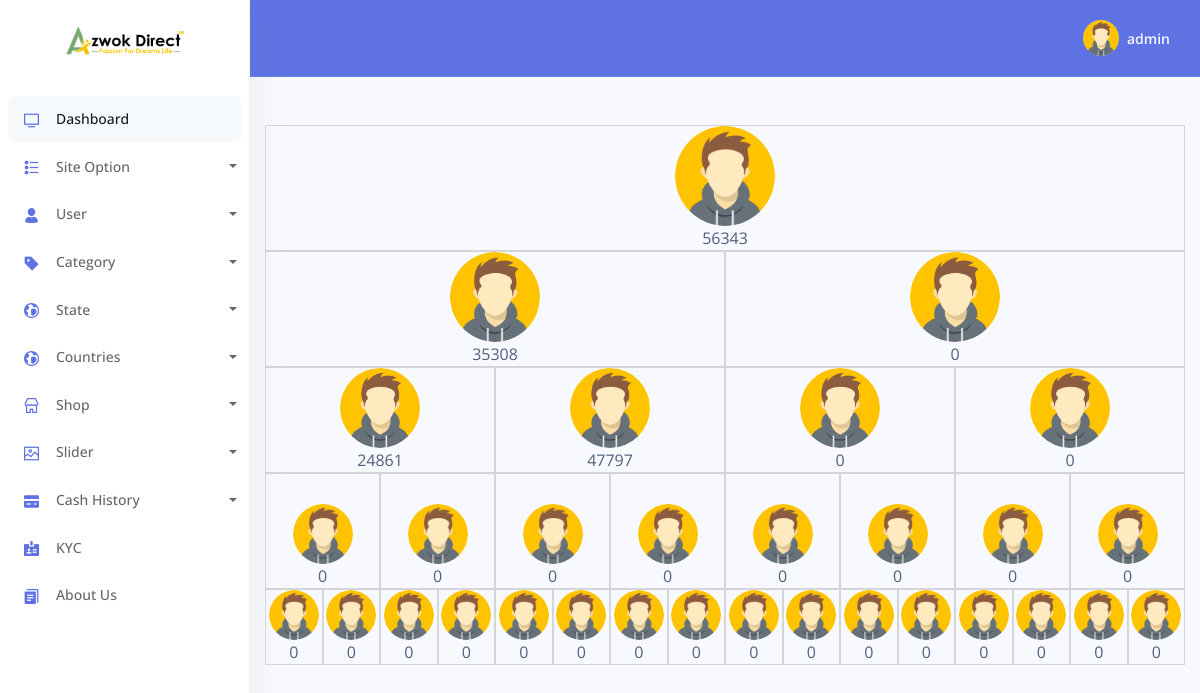
Screenshot of /admin/tree.php?tid=56343 (signed in) with the database file from the repository.
### tables this page shows
CREATE TABLE `tbl_logo` (
  `id` int NOT NULL,
  `logo` varchar(240) NOT NULL,
  `front` varchar(240) NOT NULL
);

CREATE TABLE `tbl_users` (
  `uid` int NOT NULL,
  `customId` varchar(240) DEFAULT NULL,
  `name` varchar(240) NOT NULL,
  `email` varchar(240) NOT NULL,
  `mobile` varchar(240) DEFAULT NULL,
  `address` varchar(240) DEFAULT NULL,
  `nominee` varchar(240) DEFAULT NULL,
  `relation` varchar(240) DEFAULT NULL,
  `password` varchar(240) NOT NULL,
  `pin` varchar(240) NOT NULL DEFAULT '0',
  `state` varchar(240) NOT NULL,
  `country` varchar(200) NOT NULL,
  `sponserId` varchar(240) NOT NULL DEFAULT '1',
  `placementId` varchar(240) NOT NULL DEFAULT '0',
  `side` varchar(240) NOT NULL DEFAULT '1',
  `rightSide` varchar(240) NOT NULL DEFAULT '0',
  `leftSide` varchar(240) NOT NULL DEFAULT '0',
  `leftCount` int NOT NULL DEFAULT '0',
  `rightCount` int NOT NULL DEFAULT '0',
  `blance` varchar(240) NOT NULL DEFAULT '0',
  `regDate` datetime DEFAULT CURRENT_TIMESTAMP,
  `status` varchar(240) NOT NULL DEFAULT '0',
  `eligible` int NOT NULL DEFAULT '0',
  `birth` varchar(240) DEFAULT NULL,
  `selfPurches` varchar(240) DEFAULT NULL,
  `gender` varchar(240) NOT NULL
);

### config/Functions.php (called while the page is built, shortened)
<?php
     class Functions{
          public $host=	DB_HOST;
		public $user=	DB_USER;
		public $pass=	DB_PASS;
          public $name= 	DB_NAME;
          public $link;
          public function dbConnect(){
               $this->link= new mysqli($this->host,$this->user,$this->pass,$this->name);
          }
          public function select($query){
               $exicute=$this->link->query($query) or die(mysqli_error($this->link));
               if($exicute->num_rows>0){
                    return $exicute;
               }else{
                    return false;
               }
          }
     }

### Classes/admin/Siteinfo.php (called while the page is built, shortened)
<?php
     class Siteinfo{
             private $db;
             public function __construct(){
                  $this->db=new Functions();
             }
          public function getLogo(){
               $query="SELECT * from tbl_logo";
               $exicute=$this->db->select($query);
               if($exicute){
                    return $exicute;
                }else{
                     return false;
                }
          }
     }

### Classes/admin/User.php (called while the page is built, shortened)
<?php
     class User{
             private $db;
             public function __construct(){
                  $this->db=new Functions();
             }
          public function fetch_left_right($p,$pid){
               if($p==1){
                    $pos='leftSide';
               }else{
                    $pos='rightSide';
               }
               $query="SELECT * FROM `tbl_users` where `customId`='$pid' ";
               $exicute=$this->db->select($query);
               if($pid!=0){
                    $vl=$exicute->fetch_assoc();
                   return $vl[$pos];
               }else{
                    return 0;
               }
          }
     }

### admin/tree.php (the view, shortened to what this page needs)
<?php include('template/load-header.php')?>
<?php include('template/sidebar.php')?>
<?php include('template/header.php')?>
    <div class="container-fluid mt--6">
    <?php
          if($_GET['tid']){
                    $my_id=$_GET['tid'];
          }
        $id=[$my_id];
        for ($i=0; $i <=4; $i++) {
          $temp_id_index=0;
          $devid=pow(2,$i)
     ?>
     <div class="row">
        <?php
            for ($d=0; $d < $devid; $d++) {
        ?>
            <div style="text-align:center" class="ps col-md-<?php echo 12/$devid?>">
                <img " style="border-radius:50%;positon:relative" src="assets/img/theme/icon.png" alt="">
                <br>
                <?php echo $pid=$id[$d]?>
            </div>
            <?php
                for ($p=1; $p < 3 ; $p++) {
                  $temp_id[$temp_id_index]=$user->fetch_left_right($p,$pid);
                  $temp_id_index++;
                }
             }
             $id=$temp_id;
            ?>
     </div>
    <?php }
    ?>
    <br><br><br>
  <?php include('template/footer.php')?>

### admin/template/sidebar.php (shortened to what this page needs)
<body>
  <nav class="sidenav navbar navbar-vertical  fixed-left  navbar-expand-xs navbar-light bg-white" id="sidenav-main">
    <div class="scrollbar-inner">
      <div class="sidenav-header  align-items-center">
        <a class="navbar-brand" href="../index.php">
          <?php
            $result=$site->getLogo();
            if($result){
              while($value=$result->fetch_assoc()){
          ?>
          <img src="<?php echo $value['logo'];?>" class="navbar-brand-img" alt="...">
          <?php }}?>
        </a>
      </div>
      <div class="navbar-inner">
        <div class="collapse navbar-collapse" id="sidenav-collapse-main">
          <ul class="navbar-nav">
            <li class="nav-item">
              <a class="nav-link active" href="dashboard.php">
                <i class="ni ni-tv-2 text-primary"></i>
                <span class="nav-link-text">Dashboard</span>
              </a>
            </li>
            <li class="nav-item">
              <a href="#" class="dropdown-toggle nav-link" id="ddlmenuItem" data-toggle="dropdown"><i class="ni ni-bullet-list-67 text-primary"></i>Site Option</a>
            </li>
            <li class="nav-item">
            <a href="#" class="dropdown-toggle nav-link" id="ddlmenuItem" data-toggle="dropdown"><i class="ni ni-single-02 text-primary"></i>User</a>
          </li>
            <li class="nav-item">
                <a href="#" class="dropdown-toggle nav-link" id="ddlmenuItem" data-toggle="dropdown"><i class="ni ni-tag text-primary"></i>Category</a>
            </li>
            <li class="nav-item">
            <a href="#" class="dropdown-toggle nav-link" id="ddlmenuItem" data-toggle="dropdown"><i class="ni ni-world text-primary"></i>State</a>
          </li>
          <li class="nav-item">
            <a href="#" class="dropdown-toggle nav-link" id="ddlmenuItem" data-toggle="dropdown"><i class="ni ni-world text-primary"></i>Countries</a>
          </li>
            <li class="nav-item">
              <a href="#" class="dropdown-toggle nav-link" id="ddlmenuItem" data-toggle="dropdown"><i class="ni ni-shop text-primary"></i>Shop</a>
            </li>
            <li class="nav-item">
              <a href="#" class="dropdown-toggle nav-link" id="ddlmenuItem" data-toggle="dropdown"><i class="ni ni-image text-primary"></i>Slider</a>
            </li>
            <li class="nav-item">
              <a href="#" class="dropdown-toggle nav-link" id="ddlmenuItem" data-toggle="dropdown"><i class="ni ni-credit-card text-primary"></i>Cash History</a>
            </li>
            <li class="nav-item">
              <a class="nav-link" href="kyc.php">
                <i class="ni ni-badge text-primary"></i>
                <span class="nav-link-collection">KYC</span>
              </a>
            </li>
            <li class="nav-item">
              <a class="nav-link" href="About.php">
                <i class="ni ni-single-copy-04 text-primary"></i>
                <span class="nav-link-collection">About Us</span>
              </a>
            </li>
          </ul>
        </div>
      </div>
    </div>
  </nav>

### assets/css/style.css (style rules this page uses)
body { background: #f7f7f7; }
* { padding: 0; margin:0; }
ul li { position: relative; }

### admin/tree.php (style rules this page uses)
.col-md-12 img { width:100px; }
.col-md-6 img { width:90px }
.col-md-3 img { width:80px }
.col-md-1\.5 { width: 12.5% }
.col-md-1\.5 img { width:60px; margin-top: 30px; }
.col-md-0\.75 { width:6.25% }
.col-md-0\.75 img { width: 50px }
.ps { border: 1px solid #d5d5d8; }

### rows the page displays
tbl_logo: logo (picture)
tbl_users: leftSide "24861", rightSide "47797"

### other values shown
Session::get('admin') "admin"
$pid=$id[$d] "56343"
$pid=$id[$d] "35308"
$pid=$id[$d] "0"
